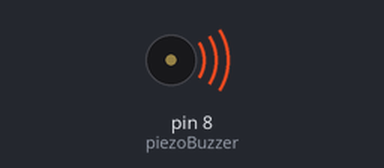
A sketch run on a simulated Arduino Uno, built with avr-gcc and run on an emulated ATmega328P. On the bench: buzzer (waves = sounding).

Above: at 0.1 s.
At 8.1 s:
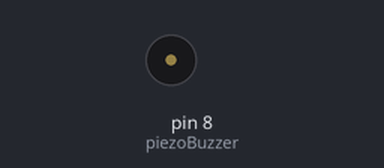
Timing chart, 0 to 9.6 s (numbered marks = the images above):
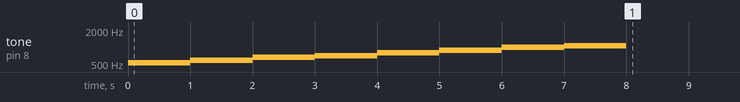

The sketch:

piezo_ex01.ino
```cpp
int piezoBuzzer = 8;

void setup() {
  pinMode(piezoBuzzer, OUTPUT);

  tone(piezoBuzzer, 523);
  delay(1000);
  tone(piezoBuzzer, 587);
  delay(1000);
  tone(piezoBuzzer, 659);
  delay(1000);
  tone(piezoBuzzer, 698);
  delay(1000);
  tone(piezoBuzzer, 784);
  delay(1000);
  tone(piezoBuzzer, 880);
  delay(1000);
  tone(piezoBuzzer, 988);
  delay(1000);
  tone(piezoBuzzer, 1046);
  delay(1000);
  noTone(piezoBuzzer);
}

void loop() {

}
```
